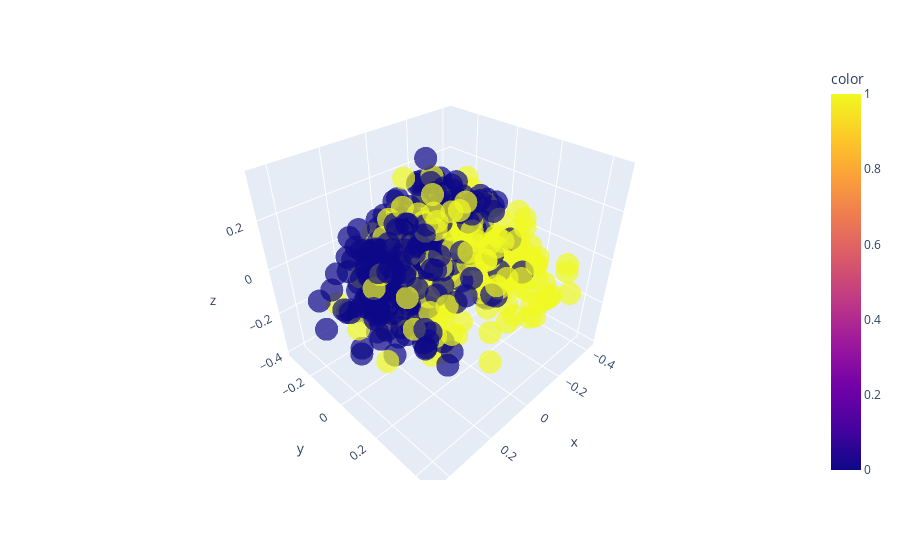

Notebook cell for this chart:
### Code cell
fig = px.scatter_3d(x=projection[::10,0], y=projection[::10,1], z=projection[::10,2],
color=y_train[::10], opacity=0.7)
fig.show()
#take every 10th instance

### Figure 1 — Plotly figure (JSON) as saved in the notebook; plotly's stock layout.template omitted (floating-point values rounded to 4 significant figures; data arrays with more than 128 entries replaced by an {"elided": "..."} marker saying what was removed)
{"data": [{"hovertemplate": "x=%{x}<br>y=%{y}<br>z=%{z}<br>color=%{marker.color}<extra></extra>", "legendgroup": "", "marker": {"color": {"elided": "533 int values"}, "coloraxis": "coloraxis", "opacity": 0.7, "symbol": "circle"}, "mode": "markers", "name": "", "scene": "scene", "showlegend": false, "type": "scatter3d", "x": {"elided": "533 float values"}, "y": {"elided": "533 float values"}, "z": {"elided": "533 float values"}}], "layout": {"coloraxis": {"colorbar": {"title": {"text": "color"}}, "colorscale": [[0, "#0d0887"], [0.1111, "#46039f"], [0.2222, "#7201a8"], [0.3333, "#9c179e"], [0.4444, "#bd3786"], [0.5556, "#d8576b"], [0.6667, "#ed7953"], [0.7778, "#fb9f3a"], [0.8889, "#fdca26"], [1, "#f0f921"]]}, "legend": {"tracegroupgap": 0}, "margin": {"t": 60}, "scene": {"domain": {"x": [0, 1], "y": [0, 1]}, "xaxis": {"title": {"text": "x"}}, "yaxis": {"title": {"text": "y"}}, "zaxis": {"title": {"text": "z"}}}}}
